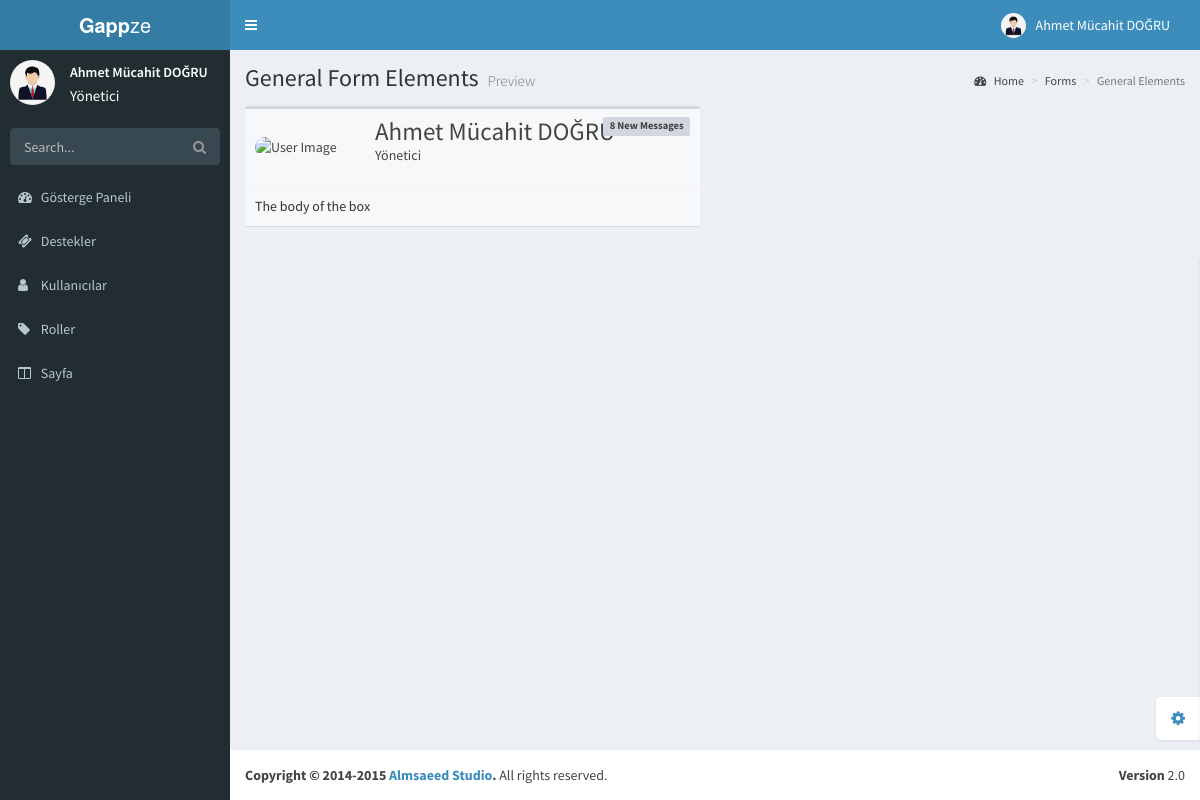
/admin/profile.php (signed in), run on the app's committed database.
### tables this page shows
CREATE TABLE `accounts` (
  `id` int(11) NOT NULL,
  `firstName` varchar(64) NOT NULL,
  `lastName` varchar(64) NOT NULL,
  `email` varchar(255) NOT NULL,
  `password` varchar(255) NOT NULL,
  `permission` int(11) NOT NULL,
  `department` int(11) NOT NULL,
  `createdDate` timestamp NOT NULL DEFAULT current_timestamp() ON UPDATE current_timestamp()
);

CREATE TABLE `roles` (
  `id` int(11) NOT NULL,
  `name` varchar(255) NOT NULL
);

CREATE TABLE `pages` (
  `id` int(11) NOT NULL,
  `name` varchar(255) NOT NULL,
  `src` varchar(255) NOT NULL,
  `permission` int(11) NOT NULL,
  `location` int(11) NOT NULL,
  `dropdown` int(11) NOT NULL,
  `isDropdown` int(11) NOT NULL,
  `icon` varchar(255) NOT NULL,
  `isLogged` int(11) NOT NULL
);

### functions/account.function.php (called while the page is built, shortened)
<?php
class Accounts{
  public function getPermissionName($id){
      $class = new classFonksiyon();
      $db = $class->dbConnection();
      $accounts = $db->prepare("SELECT permission FROM accounts WHERE id = ?");
      $accounts->execute(array(
        $id
      ));
      $accounts_fetch = $accounts->fetch();
      $roles = $db->prepare("SELECT * FROM roles WHERE id = ?");
      $roles->execute(array(
        $accounts_fetch["permission"]
      ));
      $roles_fetch = $roles->fetch();
      if($accounts->rowCount() != 0){
        if($roles_fetch == 0){
          return "Üye";
        }else{
        return $roles_fetch["name"];
        }
      }else{
        return false;
      }
  }
  public function getName($id){
    $class = new classFonksiyon();
    $db = $class->dbConnection();
    $accounts = $db->prepare("SELECT firstName,lastName FROM accounts WHERE id = ?");
    $accounts->execute(array(
      $id
    ));
    $accounts_fetch = $accounts->fetch();
    if($accounts->rowCount() != 0){
    return $accounts_fetch["firstName"]." ".$accounts_fetch["lastName"];
    }
  }
}

### functions/class.function.php (the view, shortened to what this page needs)
<?php
class classFonksiyon {
    private $settings = "/settings.json";
    private $host;
    private $username;
    private $password;
    private $database;
    public function __construct()
    {
      $jsonVeri = file_get_contents($_SERVER['DOCUMENT_ROOT'].$this->settings);
      $jsonVeri = json_decode($jsonVeri,true);
      $this->host = $jsonVeri["host"];
      $this->username = $jsonVeri["user"];
      $this->password = $jsonVeri["password"];
      $this->database = $jsonVeri["database"];
    }
    public function dbConnection(){
      try {
        $conn = new PDO("mysql:host=$this->host;dbname=$this->database;charset=utf8", $this->username, $this->password);
        $conn->setAttribute(PDO::ATTR_ERRMODE, PDO::ERRMODE_EXCEPTION);
      } catch(PDOException $e) {
        $message = "Connection failed: " . $e->getMessage();
      }
      return $conn;
    }
    public function pagesAll($location,$permission){
      $db = $this->dbConnection();
      if($db){
        if($location == 1){
          $page = $db->prepare("SELECT * FROM pages WHERE location = ?");
          $page->execute(array(
            $location
          ));
          if($page->rowCount() != 0){
            foreach ($page as $page_veri) {
                if($page_veri["permission"] == $permission){
                  if($page_veri["isDropdown"] == 1){
                  echo "
                  <li class='treeview'>
                  <a href='#'>
                  <i class='{$page_veri["icon"]}'></i>
                  <span>{$page_veri["name"]}</span></a>";
                    echo '<ul class="treeview-menu">';
                    echo "</ul></li>";
                  }else{
                    if($page_veri["dropdown"] == 0){
                    echo "<li class='treeview'>";
                    echo "<a href='{$page_veri["src"]}'>";
                    echo "<i class='{$page_veri["icon"]}'></i> <span>{$page_veri["name"]}</span>";
                    echo "</a>";
                    echo "</li>";
                    }
                  }
                }
            }
        }
      }
    }
    }
}

### admin/profile.php (shortened to what this page needs)
<?php
require_once($_SERVER['DOCUMENT_ROOT']."/functions/functionBase.php");
?>
<!DOCTYPE html>
<html>
<head>
    <link href="resources/bootstrap/css/bootstrap.min.css" rel="stylesheet" type="text/css" />
    <link href="https://maxcdn.bootstrapcdn.com/font-awesome/4.3.0/css/font-awesome.min.css" rel="stylesheet"
        type="text/css" />
    <link href="http://code.ionicframework.com/ionicons/2.0.0/css/ionicons.min.css" rel="stylesheet" type="text/css" />
    <link href="resources/css/AdminLTE.min.css" rel="stylesheet" type="text/css" />
    <link href="resources/css/skins/_all-skins.min.css" rel="stylesheet" type="text/css" />
</head>
<body class="skin-blue">
    <div class="wrapper">
        <?php
            include("pages/header.php");
            include("pages/navbar.php");
        ?>
        <div class="content-wrapper">
            <section class="content-header">
                <h1>
                    General Form Elements
                    <small>Preview</small>
                </h1>
                <ol class="breadcrumb">
                    <li><a href="#"><i class="fa fa-dashboard"></i> Home</a></li>
                    <li><a href="#">Forms</a></li>
                    <li class="active">General Elements</li>
                </ol>
            </section>
            <section class="content">
                <div     class="row">
                    <div class="col-md-6">
                        <div class="box-user box-default">
                            <div class="box-header with-border user-container">
                                <img src="https://avatars.githubusercontent.com/u/71610210?v=4" class="user-image" alt="User Image" width="100px"/>
                                <div class="user-text-area">
                                    <h3 class="box-title"><?= $user->getName($_SESSION["userAccountID"]); ?></h3>
                                    <p class=""><?= $user->getPermissionName($_SESSION["userAccountID"]); ?></p>
                                </div>
                                <div class="box-tools pull-right">
                                    <span class="label label-default">8 New Messages</span>
                                </div>
                            </div>
                            <div class="box-body">
                                The body of the box
                            </div>
                        </div>
                    </div>
                </div>
            </section>
        </div>
        <footer class="main-footer">
            <div class="pull-right hidden-xs">
                <b>Version</b> 2.0
            </div>
            <strong>Copyright &copy; 2014-2015 <a href="http://almsaeedstudio.com">Almsaeed Studio</a>.</strong> All
            rights reserved.
        </footer>
    </div>
</body>
</html>

### admin/pages/header.php (shortened to what this page needs)
<header class="main-header">
    <a href="index.php" class="logo"><b>Gapp</b>ze</a>
    <nav class="navbar navbar-static-top" role="navigation">
        <a href="#" class="sidebar-toggle" data-toggle="offcanvas" role="button">
        </a>
        <div class="navbar-custom-menu">
            <ul class="nav navbar-nav">
                <li class="dropdown user user-menu">
                    <a href="#" class="dropdown-toggle" data-toggle="dropdown">
                        <img src="/resources/img/user.jpg" class="user-image" alt="User Image" />
                        <span class="hidden-xs"><?= $user->getName($_SESSION["userAccountID"]); ?></span>
                    </a>
                </li>
            </ul>
        </div>
    </nav>
</header>

### admin/pages/navbar.php
<aside class="main-sidebar">
    <section class="sidebar">
        <div class="user-panel">
            <div class="pull-left image">
                <img src="/resources/img/user.jpg" class="img-circle" alt="User Image" />
            </div>
            <div class="pull-left info">
                <p><?= $user->getName($_SESSION["userAccountID"]); ?></p>
                <a style="font-size: 15px"><?= $user->getPermissionName($_SESSION["userAccountID"]) ?></a>
            </div>
        </div>
        <form action="#" method="get" class="sidebar-form">
            <div class="input-group">
                <input type="text" name="q" class="form-control" placeholder="Search..." />
                <span class="input-group-btn">
                    <button type='submit' name='search' id='search-btn' class="btn btn-flat"><i
                            class="fa fa-search"></i></button>
                </span>
            </div>
        </form>
        <ul class="sidebar-menu">
             <?php
                $class->pagesAll(1,0);
            ?>
        </ul>
    </section>
</aside>

### data on the page
accounts: $user->getName($_SESSION["userAccountID"]) "Ahmet Mücahit DOĞRU", permission.name "Yönetici"
pages: name "Gösterge Paneli"
pages: name "Destekler"
pages: name "Kullanıcılar"
pages: name "Roller"
pages: name "Sayfa"
